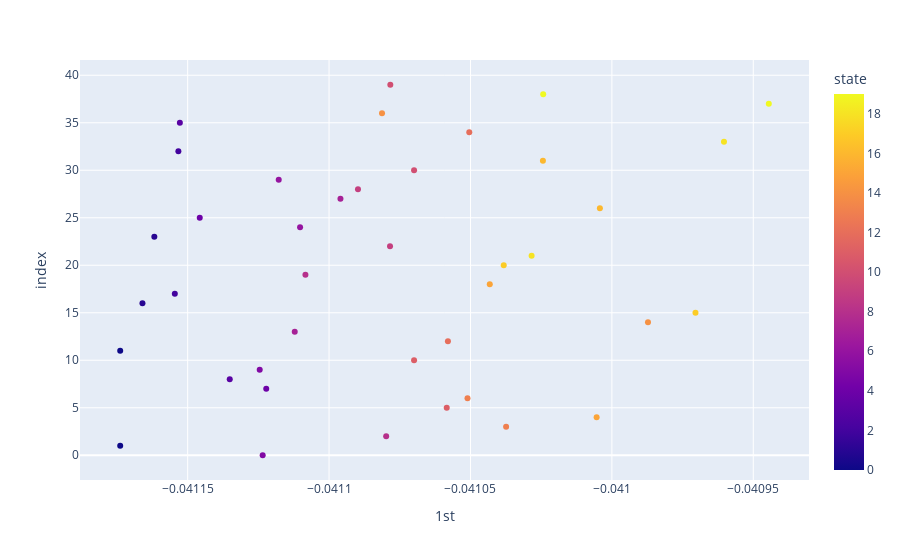

The cell this chart's notebook holds for it:
### Markdown cell above
### p-space (latent coherent space)

### Code cell
if p==1:
    df = pd.DataFrame(Cs, columns = ['1st'])
    df = pd.concat([df,pd.DataFrame(X_states,columns=['state'])],axis=1)
    fig = px.scatter(df, x='1st', color='state')
    fig.show()
elif p==2:
    pca = PCA(n_components=2)
    pca_C = pca.fit_transform(Cs)
    df = pd.DataFrame(pca_C, columns = ['1st','2nd'])
    tem = pd.DataFrame(X_states,columns=['state'])
    df = pd.concat([df,tem],axis=1)
    df.sort_values('state',inplace=True)
    fig = px.scatter(df, x='1st', y='2nd', color='state')
    fig.update_layout(title_text='p space PCA')
    fig.show()
elif p>=3:
    pca = PCA(n_components=3)
    pca_C = pca.fit_transform(Cs)
    df = pd.DataFrame(pca_C, columns = ['1st','2nd','3rd'])
    tem = pd.DataFrame(X_states,columns=['state'])
    df = pd.concat([df,tem],axis=1)
    df.sort_values('state',inplace=True)
    fig = px.scatter_3d(df, x='1st', y='2nd', z='3rd', color='state')
    fig.update_layout(title_text='p space PCA')
    fig.show()

### Figure 1 — Plotly figure (JSON) as saved in the notebook; plotly's stock layout.template omitted (floating-point values rounded to 4 significant figures)
{"data": [{"hovertemplate": "1st=%{x}<br>index=%{y}<br>state=%{marker.color}<extra></extra>", "legendgroup": "", "marker": {"color": [5, 0, 8, 13, 15, 11, 13, 4, 3, 5, 11, 0, 12, 7, 14, 17, 1, 2, 15, 8, 17, 18, 9, 1, 6, 4, 16, 7, 9, 6, 10, 16, 2, 18, 12, 3, 14, 19, 19, 10], "coloraxis": "coloraxis", "symbol": "circle"}, "mode": "markers", "name": "", "orientation": "h", "showlegend": false, "type": "scatter", "x": [-0.04112, -0.04117, -0.04108, -0.04104, -0.04101, -0.04106, -0.04105, -0.04112, -0.04114, -0.04112, -0.04107, -0.04117, -0.04106, -0.04111, -0.04099, -0.04097, -0.04117, -0.04115, -0.04104, -0.04111, -0.04104, -0.04103, -0.04108, -0.04116, -0.04111, -0.04115, -0.041, -0.0411, -0.04109, -0.04112, -0.04107, -0.04102, -0.04115, -0.04096, -0.04105, -0.04115, -0.04108, -0.04094, -0.04102, -0.04108], "xaxis": "x", "y": [0, 1, 2, 3, 4, 5, 6, 7, 8, 9, 10, 11, 12, 13, 14, 15, 16, 17, 18, 19, 20, 21, 22, 23, 24, 25, 26, 27, 28, 29, 30, 31, 32, 33, 34, 35, 36, 37, 38, 39], "yaxis": "y"}], "layout": {"autosize": true, "coloraxis": {"colorbar": {"title": {"text": "state"}}, "colorscale": [[0, "#0d0887"], [0.1111, "#46039f"], [0.2222, "#7201a8"], [0.3333, "#9c179e"], [0.4444, "#bd3786"], [0.5556, "#d8576b"], [0.6667, "#ed7953"], [0.7778, "#fb9f3a"], [0.8889, "#fdca26"], [1, "#f0f921"]]}, "legend": {"tracegroupgap": 0}, "margin": {"t": 60}, "xaxis": {"anchor": "y", "autorange": true, "domain": [0, 1], "range": [-0.04119, -0.04093], "title": {"text": "1st"}, "type": "linear"}, "yaxis": {"anchor": "x", "autorange": true, "domain": [0, 1], "range": [-3.02, 42.02], "title": {"text": "index"}, "type": "linear"}}}
